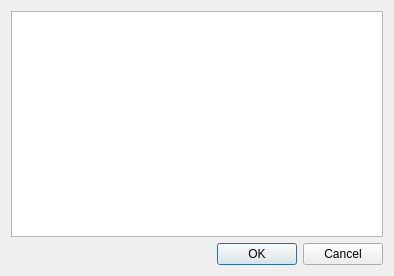
<?xml version="1.0" encoding="UTF-8"?>
<ui version="4.0">
 <class>Dialog</class>
 <widget class="QDialog" name="Dialog">
  <property name="geometry">
   <rect>
    <x>0</x>
    <y>0</y>
    <width>394</width>
    <height>276</height>
   </rect>
  </property>
  <property name="windowTitle">
   <string>Informaçoes</string>
  </property>
  <layout class="QVBoxLayout" name="verticalLayout">
   <item>
    <widget class="QTextEdit" name="textEdit"/>
   </item>
   <item>
    <widget class="QDialogButtonBox" name="buttonBox">
     <property name="orientation">
      <enum>Qt::Horizontal</enum>
     </property>
     <property name="standardButtons">
      <set>QDialogButtonBox::Cancel|QDialogButtonBox::Ok</set>
     </property>
    </widget>
   </item>
  </layout>
 </widget>
 <resources/>
 <connections>
  <connection>
   <sender>buttonBox</sender>
   <signal>accepted()</signal>
   <receiver>Dialog</receiver>
   <slot>accept()</slot>
   <hints>
    <hint type="sourcelabel">
     <x>248</x>
     <y>254</y>
    </hint>
    <hint type="destinationlabel">
     <x>157</x>
     <y>274</y>
    </hint>
   </hints>
  </connection>
  <connection>
   <sender>buttonBox</sender>
   <signal>rejected()</signal>
   <receiver>Dialog</receiver>
   <slot>reject()</slot>
   <hints>
    <hint type="sourcelabel">
     <x>316</x>
     <y>260</y>
    </hint>
    <hint type="destinationlabel">
     <x>286</x>
     <y>274</y>
    </hint>
   </hints>
  </connection>
 </connections>
</ui>
